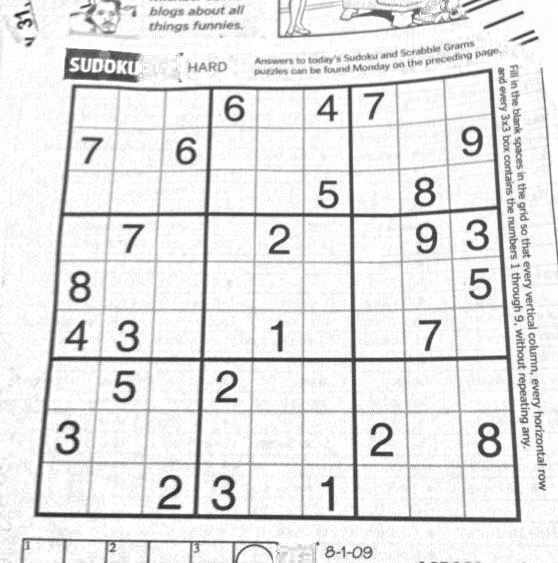
#> input picture hw3_release/sudoku.png, 558 x 563 px; the run also reads 1 picture not shown here
$ jupyter execute --allow-errors hw3.ipynb   (shell and % lines are left out)
#> lines starting #> are read from the running program, lines starting #| are printed output that depends on the picture
#> further down, img is the input picture: shape (563, 558) float64; min 0.106, max 1, mean 0.9
### hw3_release/panorama.py
"""
CS131 - Computer Vision: Foundations and Applications
Assignment 3
Author: Donsuk Lee (donlee90@stanford.edu)
Date created: 09/2017
Last modified: 09/27/2018
Python Version: 3.5+
"""

import numpy as np
from skimage import filters
from skimage.feature import corner_peaks
from skimage.util.shape import view_as_blocks
from scipy.spatial.distance import cdist
from scipy.ndimage.filters import convolve

from utils import pad, unpad, get_output_space, warp_image


def harris_corners(img, window_size=3, k=0.04):
    """
    Compute Harris corner response map. Follow the math equation
    R=Det(M)-k(Trace(M)^2).

    Hint:
        You may use the function scipy.ndimage.filters.convolve,
        which is already imported above. If you use convolve(), remember to
        specify zero-padding to match our equations, for example:

            out_image = convolve(in_image, kernel, mode='constant', cval=0)

        You can also use for nested loops compute M and the subsequent Harris
        corner response for each output pixel, intead of using convolve().
        Your implementation of conv_fast or conv_nested in HW1 may be a
        useful reference!

    Args:
        img: Grayscale image of shape (H, W)
        window_size: size of the window function
        k: sensitivity parameter

    Returns:
        response: Harris response image of shape (H, W)
    """
#> called with window_size = 3, k = 0.04

    H, W = img.shape
#> H = 563; W = 558
    window = np.ones((window_size, window_size))

    response = np.zeros((H, W))

    # 1. Compute x and y derivatives (I_x, I_y) of an image
    dx = filters.sobel_v(img)
    dy = filters.sobel_h(img)

    ### YOUR CODE HERE
    Ixx = convolve(dx ** 2, window)
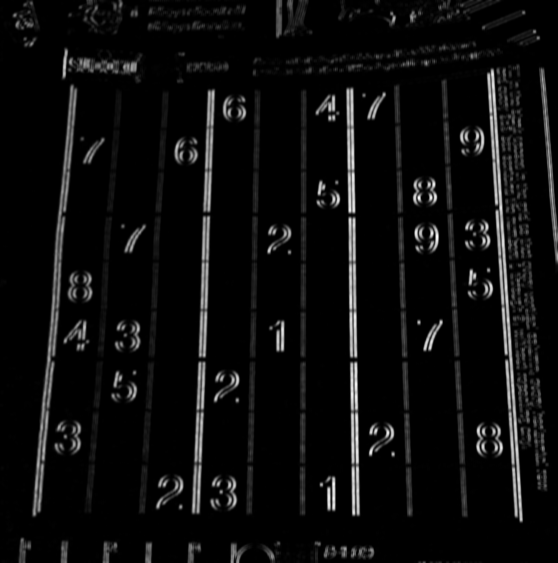
#> Ixx: shape (563, 558) float64; min 0, max 2.35, mean 0.125; drawn with min black and max white
    Ixy = convolve(dx * dy, window)
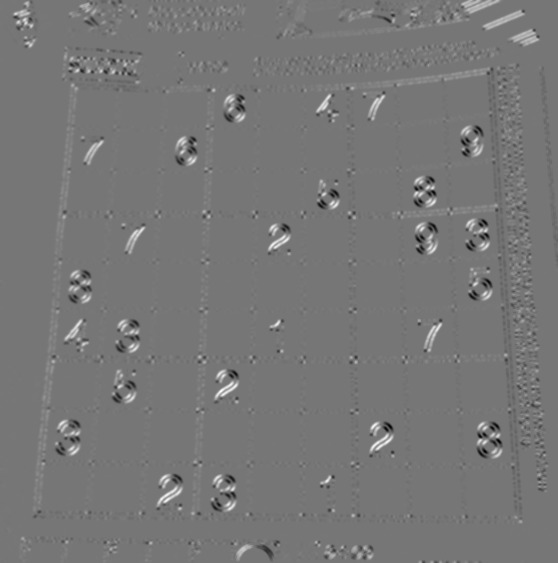
#> Ixy: shape (563, 558) float64; min -1.08, max 1.24, mean 0.00688; drawn with min black and max white
    Iyy = convolve(dy ** 2, window)
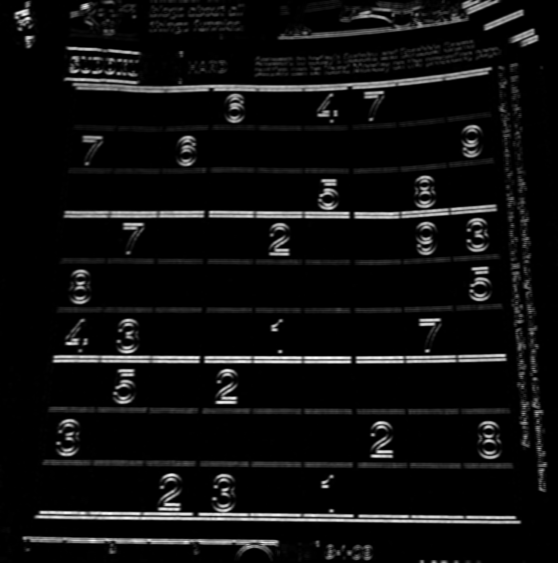
#> Iyy: shape (563, 558) float64; min 0, max 2.42, mean 0.144; drawn with min black and max white
    for i in range(H):
        for j in range(W):
            M = np.array([ [Ixx[i, j], Ixy[i, j]],
                           [Ixy[i, j], Iyy[i, j]] ])
            response[i, j] = np.linalg.det(M) - k * np.trace(M) ** 2
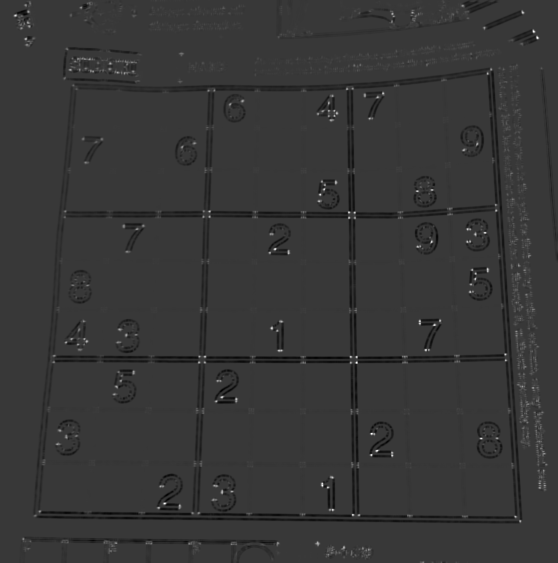
#> response: shape (563, 558) float64; min -0.253, max 0.888, mean -0.00601; drawn with min black and max white
    pass
    ### END YOUR CODE

    return response


# [90 lines left out: functions simple_descriptor, describe_keypoints, match_descriptors, not called in this run]


def fit_affine_matrix(p1, p2):
    """
    Fit affine matrix such that p2 * H = p1. First, pad the descriptor vectors
    with a 1 using pad() to convert to homogeneous coordinates, then return
    the least squares fit affine matrix in homogeneous coordinates.

    Hint:
        You can use np.linalg.lstsq function to solve the problem.

        Explicitly specify np.linalg.lstsq's new default parameter rcond=None
        to suppress deprecation warnings, and match the autograder.

    Args:
        p1: an array of shape (M, P) holding descriptors of size P about M keypoints
        p2: an array of shape (M, P) holding descriptors of size P about M keypoints

    Return:
        H: a matrix of shape (P+1, P+1) that transforms p2 to p1 in homogeneous
        coordinates
    """

    assert (p1.shape[0] == p2.shape[0]),\
        'Different number of points in p1 and p2'
    p1 = pad(p1)
    p2 = pad(p2)

    ### YOUR CODE HERE
    H = np.linalg.lstsq(p2, p1, rcond=None)
    H = H[0]
    pass
    ### END YOUR CODE

    # Sometimes numerical issues cause least-squares to produce the last
    # column which is not exactly [0, 0, 1]
    H[:,2] = np.array([0, 0, 1])
    return H


# [247 lines left out: functions ransac, hog_descriptor, linear_blend, stitch_multiple_images, not called in this run]

### hw3_release/hw3.ipynb
# Homework 3

This assignment covers the Harris corner detector, RANSAC and the HOG descriptor for panorama stitching.

[cell 1]
from __future__ import print_function

# Setup
import numpy as np
from skimage import filters
from skimage.feature import corner_peaks
from skimage.io import imread
import matplotlib.pyplot as plt
from time import time

plt.rcParams['figure.figsize'] = (15.0, 12.0) # set default size of plots
plt.rcParams['image.interpolation'] = 'nearest'
plt.rcParams['image.cmap'] = 'gray'

# for auto-reloading extenrnal modules

## Introduction: Panorama Stitching
Panorama stitching is an early success of computer vision. Matthew Brown and David G. Lowe published a famous [panoramic image stitching paper](http://matthewalunbrown.com/papers/ijcv2007.pdf) in 2007. Since then, automatic panorama stitching technology has been widely adopted in many applications such as Google Street View, panorama photos on smartphones,
and stitching software such as Photosynth and AutoStitch.

In this assignment, we will detect and match keypoints from multiple images to build a single panoramic image. This will involve several tasks:
1. Use Harris corner detector to find keypoints.
2. Build a descriptor to describe each point in an image. <br>
   Compare two sets of descriptors coming from two different images and find matching keypoints.
3. Given a list of matching keypoints, use least-squares method to find the affine transformation matrix that maps points in one image to another.
4. Use RANSAC to give a more robust estimate of affine transformation matrix. <br>
   Given the transformation matrix, use it to transform the second image and overlay it on the first image, forming a panorama.
5. Implement a different descriptor (HOG descriptor) and get another stitching result.

There's a lot of material to get hands-on with so we recommend starting early!

## Notes on Running This Notebook

Make sure to run each Part from it's begining to ensure that you compute all of the dependencies of your current question and don't crossover variables with the same name from other questions. For example, don't run parts 4 and 5 and then return to run only the last cell of part 3; your panorama won't be using the right transformed images!  So long as you run each Part from it's beginning, you can run the Parts in any order.

When assembling your PDF, we recommend running all cells in order from the top of the notebook to prevent any of these discontinuity errors.

## Part 1 Harris Corner Detector (20 points)

In this section, you are going to implement Harris corner detector for keypoint localization. Review the lecture slides on Harris corner detector to understand how it works. The Harris detection algorithm can be divide into the following steps:
1. Compute $x$ and $y$ derivatives ($I_x, I_y$) of an image
2. Compute products of derivatives ($I_x^2, I_y^2, I_{xy}$) at each pixel
3. Compute matrix $M$ at each pixel, where
$$
M = \sum_{x,y} w(x,y)
    \begin{bmatrix}
        I_{x}^2 & I_{x}I_{y} \\
        I_{x}I_{y} & I_{y}^2
    \end{bmatrix}
$$
4. Compute corner response $R=Det(M)-k(Trace(M)^2)$ at each pixel
5. Output corner response map $R(x,y)$

Step 1 is already done for you in the function **`harris_corners`** in `panorama.py`. We used the [Sobel Operator](https://en.wikipedia.org/wiki/Sobel_operator), which computes smoothed gradients at each pixel in the x and y direction. See skimage documentation for [sobel_v](https://scikit-image.org/docs/dev/api/skimage.filters.html#sobel-v) and [sobel_h](https://scikit-image.org/docs/dev/api/skimage.filters.html#sobel-h) for more information on the sobel kernels and operators.

For step 3, we've created a uniform window function w for you in the starter code. You can assume that the window size will be odd.

Complete the function implementation of **`harris_corners`** and run the code below.

### Hint: There are two ways to solve this problem

**Vectorized**: If you want to be really efficient, you can use the function `scipy.ndimage.filters.convolve`, which is already imported in `panorama.py`, and compute the response map R at every pixel all at once. If you're clever with your convolutions and determinant and trace calculations, you can compute the windowed gradients in $M$ ($\sum_{x,y} w(x,y) \cdot I_x^2$, and $\sum_{x,y} w(x,y) \cdot I_y^2$, and $\sum_{x,y} w(x,y) \cdot I_{xy}$), and then compute the response map without any for loops!

**Iterative**: The more intuitive solution is to iterate through each pixel of the image, compute $M$ based on the surrounding neighborhood of pixel gradients in $I_x$, $I_y$, and $I_{xy}$, and then compute the response map pixel $R(x,y)$. You may find your implementations of conv_nested and conv_fast from HW 1 to be useful references!

Note that you'll want to explictly specify zero-padding to match the Harris response map definition, but we'll accept the default behavior of `scipy.ndimage.filters.convolve` as well. If you use zero-padding, both the vectorized and for-loop implementations will get you to the same answer!

The 'Alternate Accepted Harris Corner Solution' image presents the result of `scipy.ndimage.filters.convolve`'s default reflection padding, while the 'Harris Corner Solution' image presents the zero-padding solution. Similarly, 'Alternate Accepted Detected Corners Solution' image presents the result of `scipy.ndimage.filters.convolve`'s default reflection padding, while the 'Detected Corners Solution' image presents the zero-padding solution. **Both are accepted solutions!**

[cell 2]
from panorama import harris_corners

img = imread('sudoku.png', as_gray=True)

# Compute Harris corner response
response = harris_corners(img)

# Display corner response
plt.subplot(1,3,1)
plt.imshow(response)
plt.axis('off')
plt.title('Harris Corner Response')

plt.subplot(1,3,2)
plt.imshow(imread('solution_harris.png', as_gray=True))
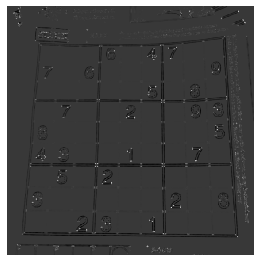
#> input picture hw3_release/solution_harris.png, 260 x 262 px
plt.axis('off')
plt.title('Harris Corner Solution')

plt.subplot(1,3,3)
plt.imshow(imread('solution_alternate_harris.png', as_gray=True))
plt.axis('off')
plt.title('Alternate Accepted Harris Corner Solution')

plt.show()

Once you implement the Harris detector correctly, you will be able to see small bright blobs around the corners of the sudoku grids and letters in the output corner response image. The function `corner_peaks` from `skimage.feature` performs non-maximum suppression to take local maxima of the response map and localize keypoints.

[cell 3]
# Perform non-maximum suppression in response map
# and output corner coordinates
corners = corner_peaks(response, threshold_rel=0.01)
#> corners = 1823 pairs, first value 1 to 559, second value 15 to 546

# Display detected corners
plt.subplot(1,3,1)
plt.imshow(img)
plt.scatter(corners[:,1], corners[:,0], marker='x')
plt.axis('off')
plt.title('Detected Corners')

plt.subplot(1,3,2)
plt.imshow(imread('solution_detected_corners.png'))
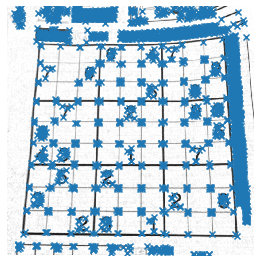
#> input picture hw3_release/solution_detected_corners.png, 260 x 262 px
plt.axis('off')
plt.title('Detected Corners Solution')

plt.subplot(1,3,3)
plt.imshow(imread('solution_alternate_detected_corners.png'))
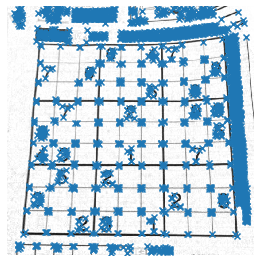
#> input picture hw3_release/solution_alternate_detected_corners.png, 260 x 262 px
plt.axis('off')
plt.title('Alternate Accepted Detected Corners Solution')

plt.show()
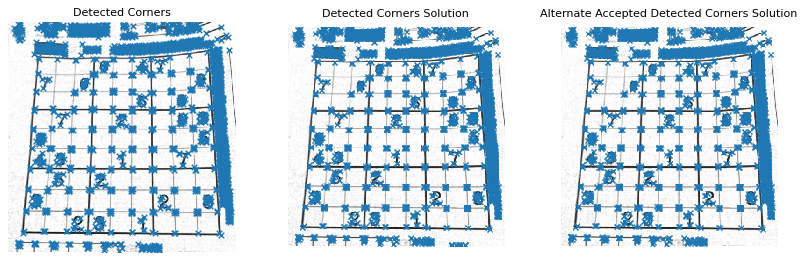
#> figure drawn by matplotlib, 3 panels

## Part 2 Describing and Matching Keypoints (20 points)

We are now able to localize keypoints in two images by running the Harris corner detector independently on them. Next question is, how do we determine which pair of keypoints come from corresponding locations in those two images? In order to *match* the detected keypoints, we must come up with a way to *describe* the keypoints based on their local appearance. Generally, each region around detected keypoint locations is converted into  a fixed-size vectors called *descriptors*.

### Part 2.1 Creating Descriptors (10 points)

In this section, you are going to implement the **`simple_descriptor`** function, where each keypoint is described by the normalized intensity of a small patch around it.

[cell 4]
from panorama import harris_corners

img1 = imread('uttower1.jpg', as_gray=True)
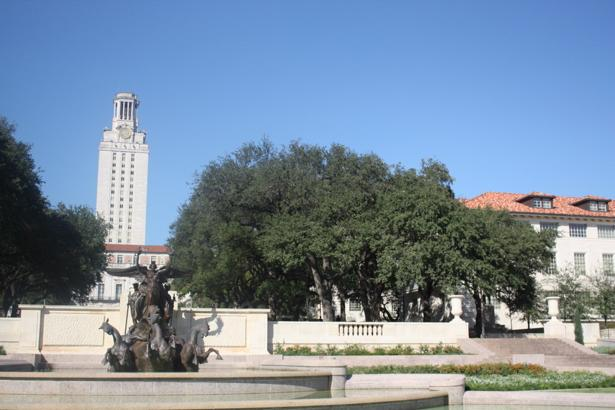
#> input picture hw3_release/uttower1.jpg, 615 x 410 px
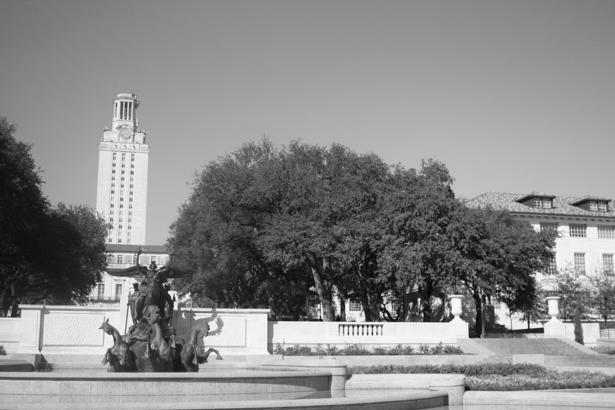
#> img1: shape (410, 615) float64; min 0.000833, max 0.999, mean 0.539
#> (the rest of this cell did not finish here and is left out)
